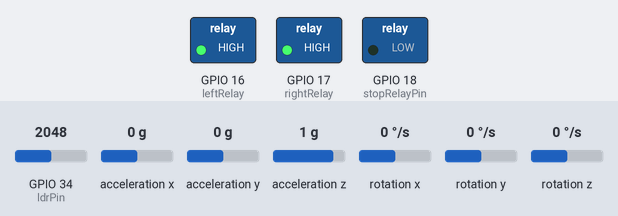
Bench run of a sketch on a simulated ESP32. On the bench: switched loads named in the sketch (green lamp = pin HIGH). Inputs (shaded band) come from the test bench; at power-on: rotation z 0 °/s, GPIO 34 (ldrPin) = 2048, acceleration x 0 g, acceleration y 0 g, acceleration z 1 g, rotation x 0 °/s, rotation y 0 °/s. WiFi joins after 1.5 s; servers stay silent unless stated.

Above: at 2.9 s.
3.0 s: rotation z set to -21 °/s
4.8 s: rotation z set to -25 °/s
At 6.0 s:
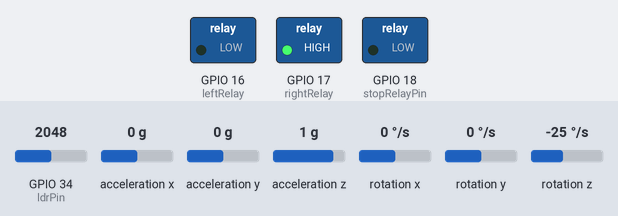
6.7 s: GPIO 34 (ldrPin) set to 2866
At 8.0 s:
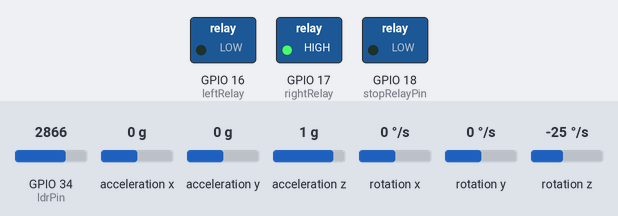
8.3 s: rotation z set to 100 °/s
At 9.8 s:
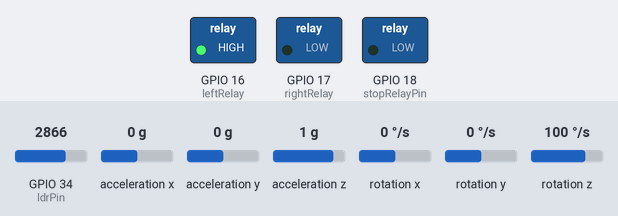
10.1 s: GPIO 34 (ldrPin) set to 3040
At 11.3 s:
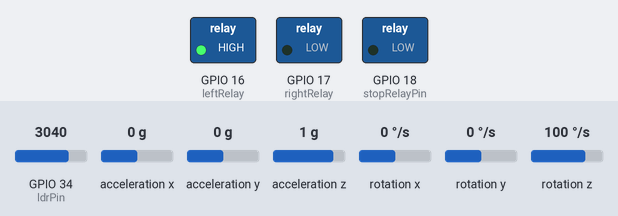
Timing chart, 0 to 13.1 s (numbered marks = the images above; inputs shaded):
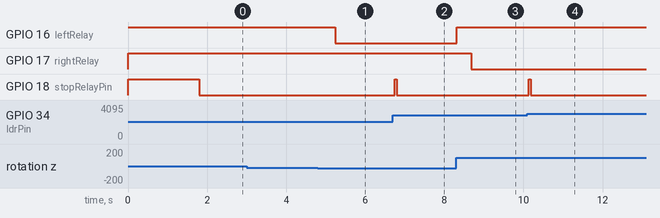

The sketch:

ESP-Bike.ino
```cpp
#include <Wire.h>
#include <MPU6050.h>
#include <WiFi.h>
#include <WebServer.h>
#include <FirebaseESP32.h>

// WiFi credentials
const char *ssid = "Bike-ESP32";
const char *password = "12345678";

// Firebase credentials
#define WIFI_SSID "DamdoOmLab"
#define WIFI_PASSWORD "58)00wX7"
#define FIREBASE_HOST "https://testdim-aa3cf-default-rtdb.firebaseio.com/"
#define FIREBASE_AUTH "Yv7AHSdRYSyeVIXSKbm6lkLseSsI8MCJV9zta5js"

FirebaseData firebaseData;
FirebaseConfig config;
FirebaseAuth auth;

// MPU6050 object
MPU6050 mpu;

// Web server object
WebServer server(80);
String direction = "none";

// GPIO for relays
const int leftRelay = 16;  // GPIO for left relay IN1
const int rightRelay = 17; // GPIO for right relay IN2
const int stopRelayPin = 18; // Relay connected to GPIO 18 that controls the 12V LED

// Threshold and sustained detection settings
const int turnThreshold = 3000; // Adjust this value as needed
const int requiredReadings = 5;  // Number of consecutive readings to confirm a turn

// Moving average filter variables
const int filterSize = 10;
int gzReadings[filterSize];
int gzIndex = 0;
long gzSum = 0;
int gzAverage = 0;

// Sustained detection counters
int rightTurnCounter = 0;
int leftTurnCounter = 0;

// LDR variables
const int ldrPin = 34;     // LDR connected to GPIO 34 (ADC1 channel)
int ldrValue = 0;
int previousLdrValue = 0;
const int stabilityRange = 100; // Range within which the LDR value is considered stable
bool isBikeStopped = false; // To track if the bike is stopped

void handleRoot() {
  String response = direction;
  if (isBikeStopped) {
    response += ",STOP";
  } else {
    response += ",GO";
  }
  server.send(200, "text/plain", response);
}

void setup() {
  // Initialize serial communication
  Serial.begin(9600);

  // Initialize I2C communication
  Wire.begin(21, 22); // SDA, SCL pins for ESP32

  // Initialize MPU6050
  mpu.initialize();
  if (!mpu.testConnection()) {
    //Serial.println("MPU6050 connection failed");
  }

  // Initialize relay pins
  pinMode(leftRelay, OUTPUT);
  pinMode(rightRelay, OUTPUT);
  pinMode(stopRelayPin, OUTPUT);
  digitalWrite(leftRelay, HIGH); // Ensure relay is off initially (active LOW)
  digitalWrite(rightRelay, HIGH); // Ensure relay is off initially (active LOW)
  digitalWrite(stopRelayPin, HIGH); // Ensure relay is off initially (active LOW)

  // Initialize moving average filter
  for (int i = 0; i < filterSize; i++) {
    gzReadings[i] = 0;
  }

  // Set up WiFi
  WiFi.begin(WIFI_SSID, WIFI_PASSWORD);
 // Serial.print("Connecting to Wi-Fi");
  while (WiFi.status() != WL_CONNECTED) {
    delay(500);
    //Serial.print(".");
  }
  //Serial.println(" connected");

  // Initialize Firebase
  config.host = FIREBASE_HOST;
  config.signer.tokens.legacy_token = FIREBASE_AUTH;
  Firebase.begin(&config, &auth);
  Firebase.reconnectWiFi(true);

  // Set up WiFi access point
  WiFi.softAP(ssid, password);
  delay(100);
  //Serial.println("Access Point Started");
  //Serial.print("IP Address: ");
  //Serial.println(WiFi.softAPIP());

  // Set up web server
  server.on("/", handleRoot);
  server.begin();
 // Serial.println("HTTP server started");

  // Monitor the timer value in Firebase
  monitorTimer();
}

void loop() {
  // Handle client requests
  server.handleClient();

  // Read gyro data
  int16_t gx, gy, gz;
  mpu.getRotation(&gx, &gy, &gz);

  // Update the moving average filter
  gzSum -= gzReadings[gzIndex];
  gzReadings[gzIndex] = gz;
  gzSum += gz;
  gzIndex = (gzIndex + 1) % filterSize;
  gzAverage = gzSum / filterSize;

  // Determine turn direction
  if (gzAverage > turnThreshold) {
    rightTurnCounter++;
    leftTurnCounter = 0;
  } else if (gzAverage < -turnThreshold) {
    leftTurnCounter++;
    rightTurnCounter = 0;
  } else {
    rightTurnCounter = 0;
    leftTurnCounter = 0;
  }

  // Activate relays and set direction based on sustained detection
  if (rightTurnCounter >= requiredReadings) {
    digitalWrite(rightRelay, LOW); // Activate right relay (turn on right LED)
    digitalWrite(leftRelay, HIGH);  // Deactivate left relay (turn off left LED)
    direction = "right";
  } else if (leftTurnCounter >= requiredReadings) {
    digitalWrite(leftRelay, LOW); // Activate left relay (turn on left LED)
    digitalWrite(rightRelay, HIGH); // Deactivate right relay (turn off right LED)
    direction = "left";
  } else {
    digitalWrite(leftRelay, HIGH);  // Deactivate both relays (turn off both LEDs)
    digitalWrite(rightRelay, HIGH);
    direction = "none";
  }

  // Read LDR value and check if bike is stopped
  ldrValue = analogRead(ldrPin);
  if (abs(ldrValue - previousLdrValue) <= stabilityRange) {
    isBikeStopped = true;
    digitalWrite(stopRelayPin, LOW); // Turn the relay on (which powers the 12V LED)
    //Serial.println("Bike Stopped: Relay ON");
   // delay(1000);
  } else {
    isBikeStopped = false;
    digitalWrite(stopRelayPin, HIGH); // Turn the relay off (which turns off the 12V LED)
    //Serial.println("Bike Moving: Relay OFF");
   // delay(2000);
  }

  previousLdrValue = ldrValue; // Update the previous LDR value for the next comparison

  // Debug output
  //Serial.println("Direction: " + direction);

  delay(50); // Adjust the delay as needed
}

// Function to monitor the timer value in Firebase
void monitorTimer() {
  String path = "/bikeRentalSystem/timer";

  // Set up a listener for changes to the timer value
  if (!Firebase.beginStream(firebaseData, path)) {
    //Serial.println("Failed to start stream: " + firebaseData.errorReason());
  } else {
    Firebase.setStreamCallback(firebaseData, streamCallback, streamTimeoutCallback);
  }
}

// Callback function to handle timer changes
void streamCallback(StreamData data) {
  if (data.dataType() == "int") {
    int timerValue = data.intData();
    if (timerValue == 1) {
      Serial.println("lock");
    } else if (timerValue == 0) {
      Serial.println("unlock");
    }
  } else {
   // Serial.println("Unexpected data type.");
  }
}

// Callback function for stream timeout
void streamTimeoutCallback(bool timeout) {
  if (timeout) {
    //Serial.println("Stream timed out, resuming...");
    monitorTimer(); // Re-establish the stream if it times out
  }
}
```

Measured:
- the behaviour switches between -22 and -23 °/s on rotation z (found by bisection; images 0 and 1)
- after the input at 3.0 s, every drawn part: stays the same
- after the input at 4.8 s, GPIO 16 (leftRelay): HIGH → LOW after 0.44 s
- after the input at 6.7 s, GPIO 18 (stopRelayPin): LOW → HIGH after 0.05 s, → LOW 0.05 s later
- after the input at 8.3 s, GPIO 16 (leftRelay): LOW → HIGH at once; GPIO 17 (rightRelay): HIGH → LOW after 0.38 s
- after the input at 10.1 s, GPIO 18 (stopRelayPin): LOW → HIGH at once, → LOW 0.05 s later
